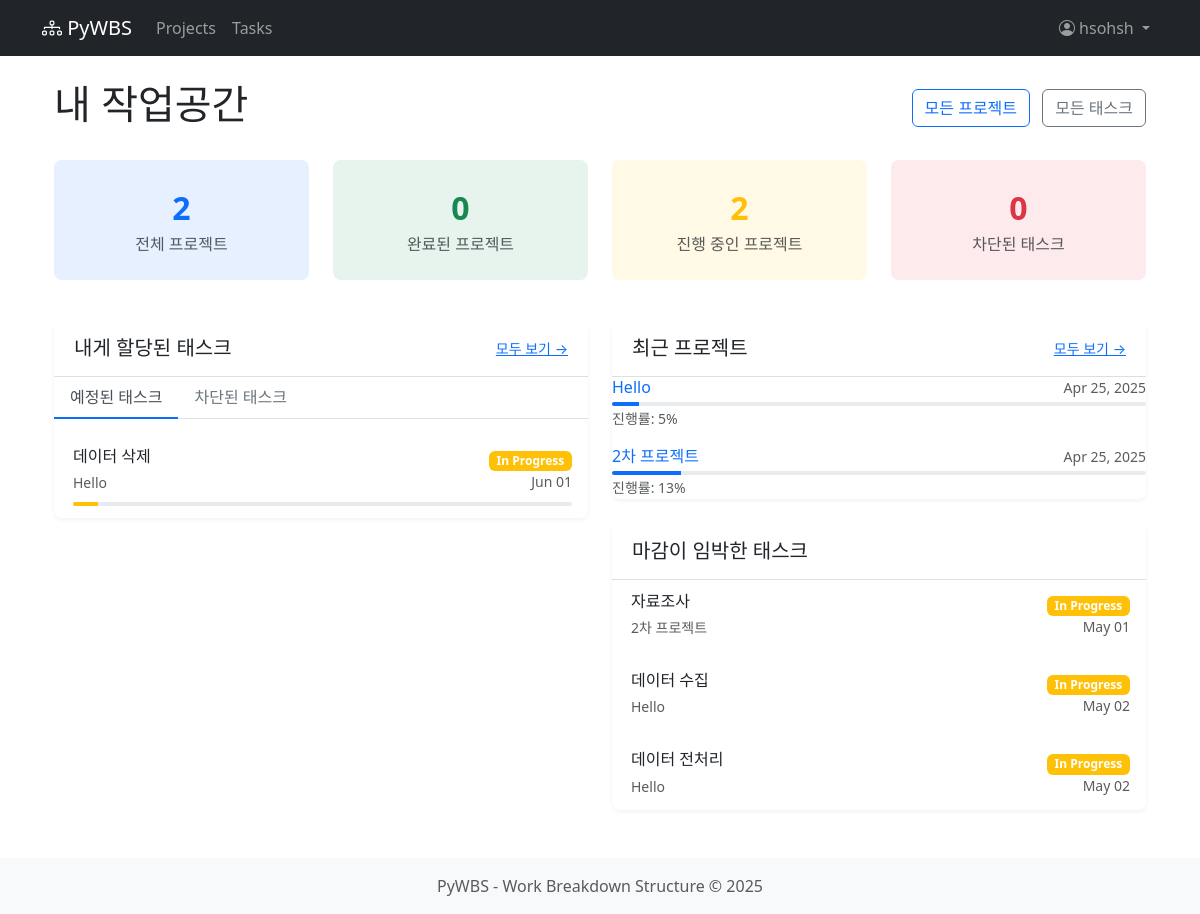
Screenshot of / (signed in) with the database file from the repository.
### wbs/models/task.py (models this page shows, shortened)
class Task(TimeStampedModel):
    STATUS_CHOICES = [
        ('not_started', 'Not Started'),
        ('in_progress', 'In Progress'),
        ('completed', 'Completed'),
        ('blocked', 'Blocked'),
    ]
    project = models.ForeignKey('Project', on_delete=models.CASCADE, related_name='tasks')
    parent = models.ForeignKey('self', on_delete=models.CASCADE, null=True, blank=True, related_name='subtasks')
    title = models.CharField(max_length=200)
    description = models.TextField(blank=True)
    assignee = models.ForeignKey(User, on_delete=models.SET_NULL, null=True, blank=True, related_name='assigned_tasks')
    start_date = models.DateField(default=timezone.now)
    end_date = models.DateField(null=True, blank=True)
    status = models.CharField(max_length=20, choices=STATUS_CHOICES, default='not_started')
    progress = models.PositiveIntegerField(default=0)  # 0-100
    order = models.IntegerField(default=0)  # 태스크 정렬 순서
    class Meta:
        ordering = ['start_date', 'title']

### wbs/models/project.py (models this page shows, shortened)
class Project(TimeStampedModel):
    name = models.CharField(max_length=200)
    description = models.TextField(blank=True)
    owner = models.ForeignKey(User, on_delete=models.CASCADE, related_name='projects')
    start_date = models.DateField(default=timezone.now)
    end_date = models.DateField(null=True, blank=True)
    progress = models.PositiveIntegerField(default=0)
    class Meta:
        ordering = ['-created_at']

### wbs/views/dashboard.py (the view)
# urls.py: path('', dashboard, name='dashboard'),  # 대시보드를 홈페이지로 설정
@login_required
def dashboard(request):
    projects = Project.objects.filter(owner=request.user)
    recent_projects = projects.order_by('-updated_at')[:5]
    from django.utils import timezone
    from datetime import timedelta
    two_weeks_later = timezone.now() + timedelta(days=14)
    upcoming_tasks = Task.objects.filter(
        project__in=projects,
        end_date__lte=two_weeks_later,
        end_date__gte=timezone.now(),
        status__in=['not_started', 'in_progress']
    ).order_by('end_date')[:5]
    completed_projects = projects.filter(progress=100).count()
    in_progress_projects = projects.filter(Q(progress__gt=0) & Q(progress__lt=100)).count()
    not_started_projects = projects.filter(progress=0).count()
    all_tasks = Task.objects.filter(project__in=projects)
    task_stats = {
        'total': all_tasks.count(),
        'completed': all_tasks.filter(status='completed').count(),
        'in_progress': all_tasks.filter(status='in_progress').count(),
        'not_started': all_tasks.filter(status='not_started').count(),
        'blocked': all_tasks.filter(status='blocked').count(),
    }
    recent_completed_tasks = all_tasks.filter(status='completed').order_by('-updated_at')[:5]
    recent_blocked_tasks = all_tasks.filter(status='blocked').order_by('-updated_at')[:5]
    my_tasks = all_tasks.filter(assignee=request.user).order_by('end_date')
    return render(request, 'wbs/dashboard.html', {
        'recent_projects': recent_projects,
        'upcoming_tasks': upcoming_tasks,
        'project_stats': {
            'total': projects.count(),
            'completed': completed_projects,
            'in_progress': in_progress_projects,
            'not_started': not_started_projects,
        },
        'task_stats': task_stats,
        'recent_completed_tasks': recent_completed_tasks,
        'recent_blocked_tasks': recent_blocked_tasks,
        'my_tasks': my_tasks,
    })

### wbs/templates/wbs/dashboard.html (shortened to what this page needs)
{% extends 'wbs/base.html' %}
{% block content %}
<div class="container">
    <div class="d-flex justify-content-between align-items-center mb-4">
        <h1>내 작업공간</h1>
        <div>
            <a href="{% url 'project_list' %}" class="btn btn-outline-primary me-2">모든 프로젝트</a>
            <a href="{% url 'task_list' %}" class="btn btn-outline-secondary">모든 태스크</a>
        </div>
    </div>
    <div class="row mb-4">
        <div class="col-md-3 mb-3">
            <div class="stats-card bg-primary bg-opacity-10">
                <div class="stats-number text-primary">{{ project_stats.total }}</div>
                <div class="text-muted">전체 프로젝트</div>
            </div>
        </div>
        <div class="col-md-3 mb-3">
            <div class="stats-card bg-success bg-opacity-10">
                <div class="stats-number text-success">{{ project_stats.completed }}</div>
                <div class="text-muted">완료된 프로젝트</div>
            </div>
        </div>
        <div class="col-md-3 mb-3">
            <div class="stats-card bg-warning bg-opacity-10">
                <div class="stats-number text-warning">{{ project_stats.in_progress }}</div>
                <div class="text-muted">진행 중인 프로젝트</div>
            </div>
        </div>
        <div class="col-md-3 mb-3">
            <div class="stats-card bg-danger bg-opacity-10">
                <div class="stats-number text-danger">{{ task_stats.blocked }}</div>
                <div class="text-muted">차단된 태스크</div>
            </div>
        </div>
    </div>
    <div class="row">
        <div class="col-lg-6">
            <div class="dashboard-card">
                <div class="card-header-custom">
                    <h5 class="mb-0">내게 할당된 태스크</h5>
                    <a href="{% url 'task_list' %}" class="view-all">모두 보기 →</a>
                </div>
                <div class="card-body">
                    <ul class="nav nav-tabs mb-3">
                        <li class="nav-item">
                            <a class="nav-link active" data-bs-toggle="tab" href="#upcoming">예정된 태스크</a>
                        </li>
                        <li class="nav-item">
                            <a class="nav-link" data-bs-toggle="tab" href="#blocked">차단된 태스크</a>
                        </li>
                    </ul>
                    <div class="tab-content">
                        <div class="tab-pane fade show active" id="upcoming">
                            {% for task in my_tasks %}
                            <div class="task-item {{ task.status }}">
                                <div class="d-flex justify-content-between">
                                    <div>
                                        <h6 class="mb-1">{{ task.title }}</h6>
                                        <small class="text-muted">{{ task.project.name }}</small>
                                    </div>
                                    <div class="text-end">
                                        <span class="badge {% if task.status == 'completed' %}bg-success{% elif task.status == 'in_progress' %}bg-warning{% elif task.status == 'blocked' %}bg-secondary{% else %}bg-danger{% endif %}">
                                            {{ task.get_status_display }}
                                        </span>
                                        <small class="d-block text-muted">{{ task.end_date|date:"M d" }}</small>
                                    </div>
                                </div>
                                <div class="progress mt-2" style="height: 4px;">
                                    <div class="progress-bar" role="progressbar" style="width: {{ task.progress }}%" aria-valuenow="{{ task.progress }}" aria-valuemin="0" aria-valuemax="100"></div>
                                </div>
                            </div>
                            {% empty %}
                            <p class="text-muted">할당된 태스크가 없습니다.</p>
                            {% endfor %}
                        </div>
                    </div>
                </div>
            </div>
        </div>
        <div class="col-lg-6">
            <div class="dashboard-card">
                <div class="card-header-custom">
                    <h5 class="mb-0">최근 프로젝트</h5>
                    <a href="{% url 'project_list' %}" class="view-all">모두 보기 →</a>
                </div>
                <div class="card-body">
                    {% for project in recent_projects %}
                    <div class="mb-3">
                        <div class="d-flex justify-content-between align-items-center mb-1">
                            <h6 class="mb-0">
                                <a href="{% url 'project_detail' project.pk %}" class="text-decoration-none">{{ project.name }}</a>
                            </h6>
                            <small class="text-muted">{{ project.updated_at|date:"M d, Y" }}</small>
                        </div>
                        <div class="progress" style="height: 4px;">
                            <div class="progress-bar" role="progressbar" style="width: {{ project.progress }}%" aria-valuenow="{{ project.progress }}" aria-valuemin="0" aria-valuemax="100"></div>
                        </div>
                        <small class="text-muted">진행률: {{ project.progress }}%</small>
                    </div>
                    {% empty %}
                    <p class="text-muted">프로젝트가 없습니다.</p>
                    {% endfor %}
                </div>
            </div>
            <div class="dashboard-card">
                <div class="card-header-custom">
                    <h5 class="mb-0">마감이 임박한 태스크</h5>
                </div>
                <div class="card-body">
                    {% for task in upcoming_tasks %}
                    <div class="task-item {{ task.status }}">
                        <div class="d-flex justify-content-between">
                            <div>
                                <h6 class="mb-1">{{ task.title }}</h6>
                                <small class="text-muted">{{ task.project.name }}</small>
                            </div>
                            <div class="text-end">
                                <span class="badge {% if task.status == 'completed' %}bg-success{% elif task.status == 'in_progress' %}bg-warning{% elif task.status == 'blocked' %}bg-secondary{% else %}bg-danger{% endif %}">
                                    {{ task.get_status_display }}
                                </span>
                                <small class="d-block text-muted">{{ task.end_date|date:"M d" }}</small>
                            </div>
                        </div>
                    </div>
                    {% empty %}
                    <p class="text-muted">마감이 임박한 태스크가 없습니다.</p>
                    {% endfor %}
                </div>
            </div>
        </div>
    </div>
</div>
{% endblock %}

### wbs/templates/wbs/base.html (shortened to what this page needs)
{% load static %}
<!DOCTYPE html>
<html lang="ko">
<head>
    <link href="https://cdn.jsdelivr.net/npm/bootstrap@5.3.2/dist/css/bootstrap.min.css" rel="stylesheet">
    <link href="https://cdn.jsdelivr.net/npm/bootstrap-icons@1.11.1/font/bootstrap-icons.css" rel="stylesheet">
    <link href="https://cdn.jsdelivr.net/npm/frappe-gantt/dist/frappe-gantt.css" rel="stylesheet">
</head>
<body>
    <header>
        <nav class="navbar navbar-expand-lg navbar-dark bg-dark">
            <div class="container">
                <a class="navbar-brand" href="{% url 'project_list' %}">
                    <i class="bi bi-diagram-3"></i> PyWBS
                </a>
                <div class="collapse navbar-collapse" id="navbarNav">
                    <ul class="navbar-nav">
                        <li class="nav-item">
                            <a class="nav-link" href="{% url 'project_list' %}">Projects</a>
                        </li>
                        <li class="nav-item">
                            <a class="nav-link" href="{% url 'task_list' %}">Tasks</a>
                        </li>
                    </ul>
                    <ul class="navbar-nav ms-auto">
                        {% if user.is_authenticated %}
                        <li class="nav-item dropdown">
                            <a class="nav-link dropdown-toggle" href="#" id="navbarDropdown" role="button" data-bs-toggle="dropdown">
                                <i class="bi bi-person-circle"></i> {{ user.username }}
                            </a>
                        </li>
                        {% else %}
                        <li class="nav-item">
                            <a class="nav-link" href="{% url 'login' %}">Login</a>
                        </li>
                        {% endif %}
                    </ul>
                </div>
            </div>
        </nav>
    </header>
    <main class="container py-4">
        {% block content %}{% endblock %}
    </main>
    <footer class="bg-light py-3 mt-auto">
        <div class="container text-center">
            <p class="text-muted mb-0">PyWBS - Work Breakdown Structure &copy; {% now "Y" %}</p>
        </div>
    </footer>
</body>
</html>

### wbs/templates/wbs/dashboard.html (style rules this page uses)
.dashboard-card { border-radius: 8px; box-shadow: 0 2px 4px rgba(0, 0, 0, 0.05); margin-bottom: 1.5rem; transition: all 0.2s; }
.card-header-custom { display: flex; justify-content: space-between; align-items: center; padding: 1rem 1.25rem; background-color: #fff; border-bottom: 1px solid rgba(0, 0, 0, 0.125); }
.stats-card { text-align: center; padding: 1.5rem; border-radius: 8px; transition: all 0.2s; }
.stats-number { font-size: 2rem; font-weight: 600; }
.nav-tabs .nav-link { border: none; color: #6c757d; padding: 0.5rem 1rem; border-bottom: 2px solid transparent; }
.nav-tabs .nav-link.active { color: #495057; background-color: transparent; border-bottom: 2px solid #0d6efd; }
.task-item { padding: 0.75rem 1rem; border-left: 3px solid transparent; margin-bottom: 0.5rem; border-radius: 4px; transition: all 0.1s; }
.view-all { font-size: 0.875rem; }

### wbs/templates/wbs/base.html (style rules this page uses)
:root { --sidebar-width: 250px; }
.progress { height: 0.5rem; }
body { min-height: 100vh; display: flex; flex-direction: column; }
main { flex: 1; }
.in_progress .progress-bar { background-color: #ffc107; }

### rows the page displays
Task: title "데이터 삭제", project.name "Hello", status "In Progress", end_date "Jun 01", progress 5 (drawn)
Project: name "Hello", updated_at "Apr 25, 2025", progress "5"
Project: name "2차 프로젝트", updated_at "Apr 25, 2025", progress "13"
Task: title "자료조사", project.name "2차 프로젝트", status "In Progress", end_date "May 01"
Task: title "데이터 수집", project.name "Hello", status "In Progress", end_date "May 02"
Task: title "데이터 전처리", project.name "Hello", status "In Progress", end_date "May 02"

### other values shown
{{ user.username }} "hsohsh"
{{ project_stats.total }} "2"
{{ project_stats.completed }} "0"
{{ project_stats.in_progress }} "2"
{{ task_stats.blocked }} "0"
